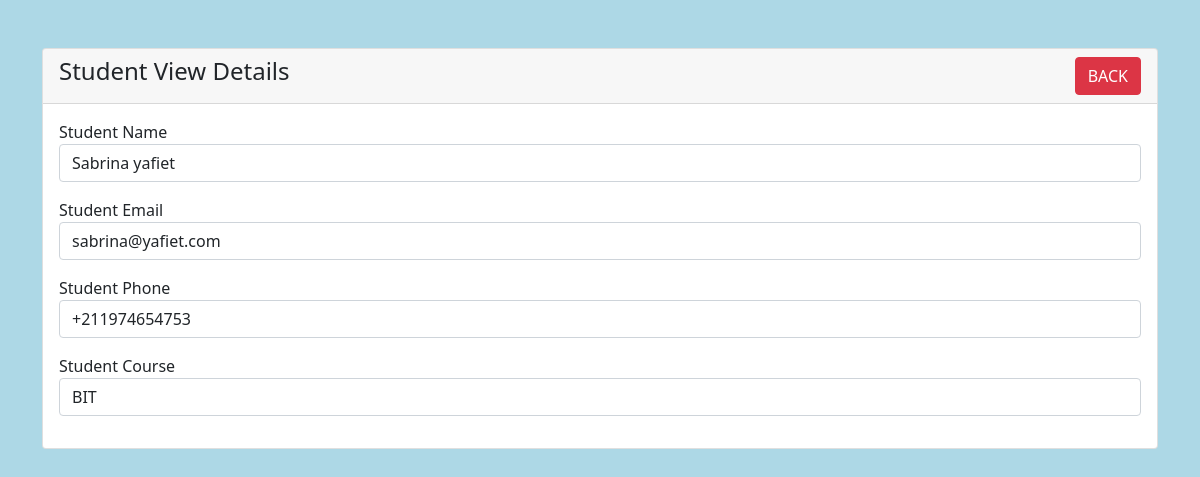
The page /student-view.php?id=5 on the database its author committed.
### tables this page shows
CREATE TABLE `students` (
  `id` int(11) NOT NULL,
  `name` varchar(191) NOT NULL,
  `email` varchar(191) NOT NULL,
  `phone` varchar(191) NOT NULL,
  `course` varchar(191) NOT NULL
);

### student-view.php (the view, shortened to what this page needs)
<?php
require 'dbcon.php';
?>
<!doctype html>
<html lang="en">
  <head>
    <link href="https://cdn.jsdelivr.net/npm/bootstrap@5.1.3/dist/css/bootstrap.min.css" rel="stylesheet">
</head>
<body style="background-color: lightblue;">
    <div class="container mt-5">
        <div class="row">
            <div class="col-md-12">
                <div class="card">
                    <div class="card-header">
                        <h4>Student View Details
                            <a href="index.php" class="btn btn-danger float-end">BACK</a>
                        </h4>
                    </div>
                    <div class="card-body">
                        <?php
                        if(isset($_GET['id']))
                        {
                            $student_id = mysqli_real_escape_string($con, $_GET['id']);
                            $query = "SELECT * FROM students WHERE id='$student_id' ";
                            $query_run = mysqli_query($con, $query);
                            if(mysqli_num_rows($query_run) > 0)
                            {
                                $student = mysqli_fetch_array($query_run);
                                ?>
                                    <div class="mb-3">
                                        <label>Student Name</label>
                                        <p class="form-control">
                                            <?=$student['name'];?>
                                        </p>
                                    </div>
                                    <div class="mb-3">
                                        <label>Student Email</label>
                                        <p class="form-control">
                                            <?=$student['email'];?>
                                        </p>
                                    </div>
                                    <div class="mb-3">
                                        <label>Student Phone</label>
                                        <p class="form-control">
                                            <?=$student['phone'];?>
                                        </p>
                                    </div>
                                    <div class="mb-3">
                                        <label>Student Course</label>
                                        <p class="form-control">
                                            <?=$student['course'];?>
                                        </p>
                                    </div>
                                <?php
                            }
                            else
                            {
                                echo "<h4>No Such Id Found</h4>";
                            }
                        }
                        ?>
                    </div>
                </div>
            </div>
        </div>
    </div>
</body>
</html>

### rows shown on the page
students: name "Sabrina yafiet", email "sabrina@yafiet.com", phone "+211974654753", course "BIT"
